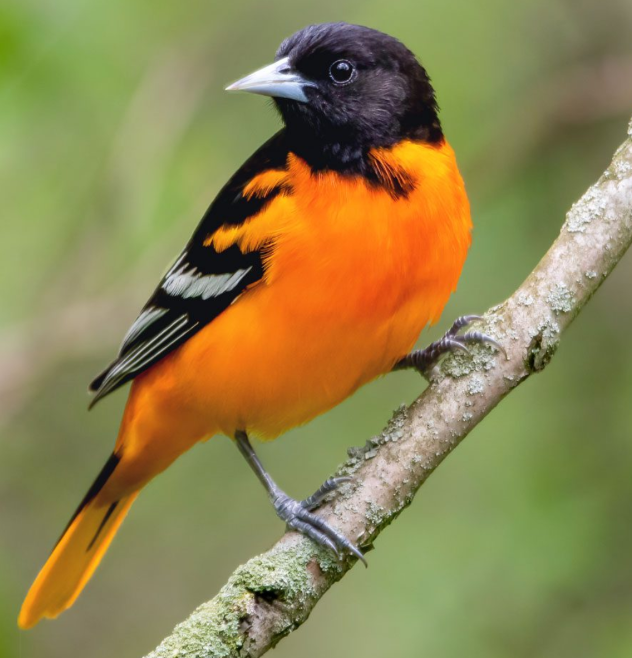
#> input picture data/bird.png, 632 x 658 px, found by its file name
$ python colorspaces.py
#> lines starting #> are read from the running program, lines starting #| are printed output that depends on the picture
import cv2 as cv
from os import path

image_path = path.join(".", "data", "bird.png")
image = cv.imread(image_path)
#> image is the input picture: shape (658, 632, 3); mean B, G, R 80.7, 131.9, 142.3

image_rgb = cv.cvtColor(image, cv.COLOR_BGR2RGB)
image_gray = cv.cvtColor(image, cv.COLOR_BGR2GRAY)
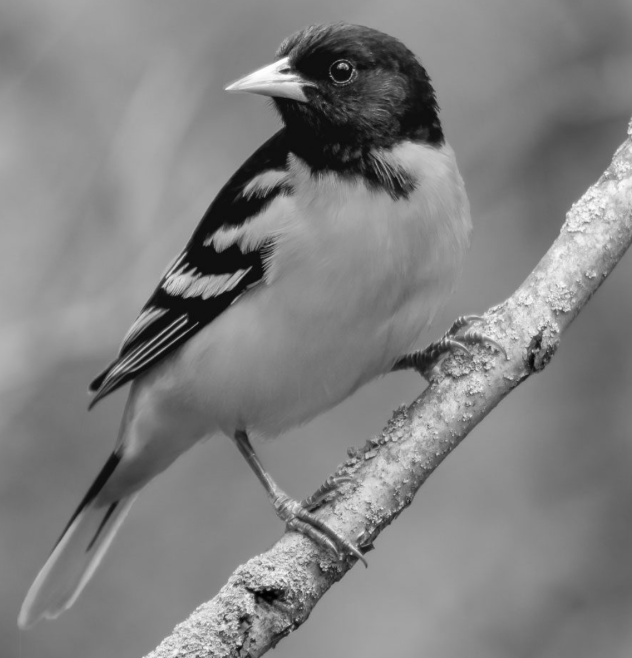
#> image_gray: shape (658, 632); min 1, max 255, mean 129.2
image_hsv = cv.cvtColor(image, cv.COLOR_BGR2HSV)
#> image_hsv: shape (658, 632, 3); mean H, S, V 37.2, 112.4, 151.3

cv.imshow("Original Image", image)
cv.imshow("RGB Image", image_rgb)
cv.imshow("Gray Image", image_gray)
cv.imshow("HSV Image", image_hsv)
cv.waitKey(0)

$ run again, with data/cat.jpg saved as data/bird.png
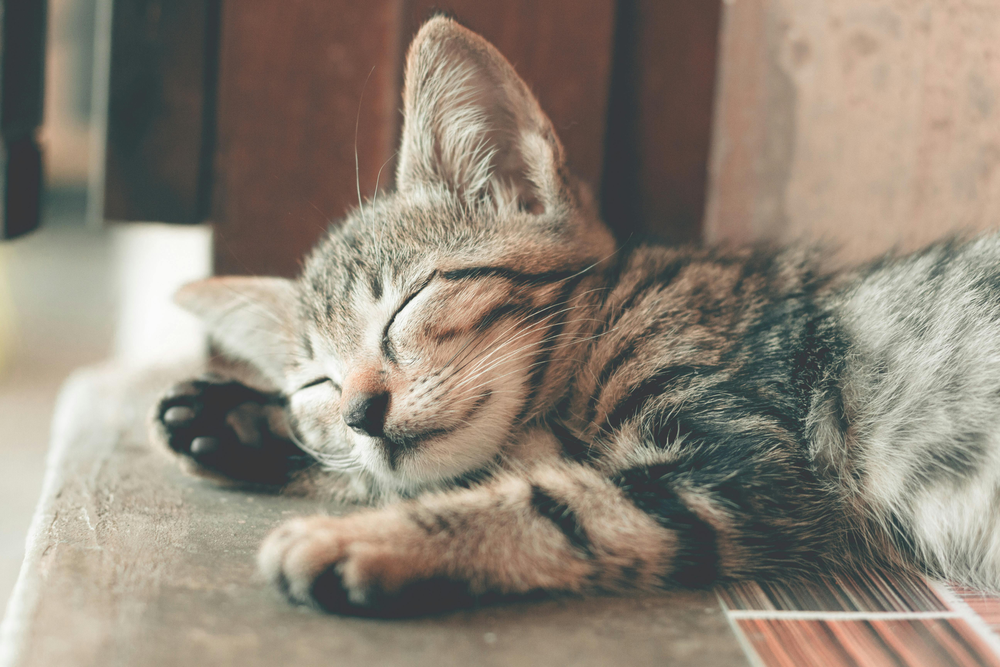
#> input picture data/cat.jpg, 1000 x 667 px, shrunk from 5184 x 3456 before the run, found by its file name
#> image is the input picture: shape (667, 1000, 3); mean B, G, R 119, 132.5, 142.6
#> `image_gray = cv.cvtColor(image, cv.COLOR_BGR2GRAY)`:
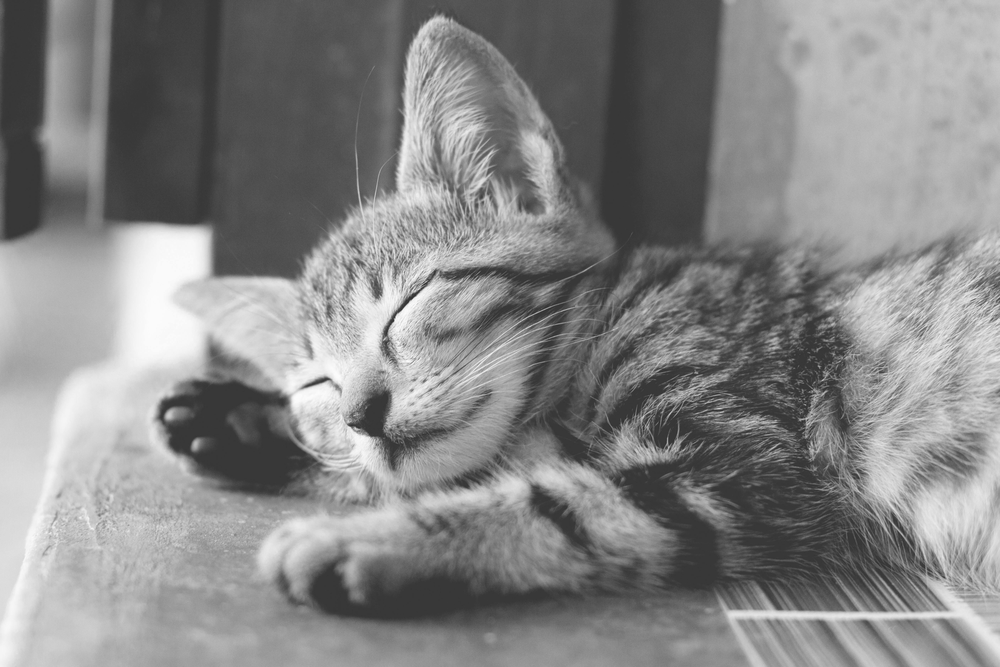
#> image_gray: shape (667, 1000); min 44, max 252, mean 134
#> image_hsv: shape (667, 1000, 3); mean H, S, V 30.9, 48.9, 144.6
